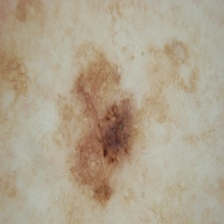
#> input picture skin_cancer/data/train/malignant/10.jpg, 224 x 224 px; its folder holds 4 pictures in this run
$ python Final.py   (older library calls are emulated)
#> lines starting #> are read from the running program, lines starting #| are printed output that depends on the picture
from glob import glob

import sklearn
from sklearn.model_selection import train_test_split, cross_val_score, KFold
from sklearn.linear_model import LogisticRegression
from sklearn.tree import DecisionTreeClassifier
from sklearn.ensemble import RandomForestClassifier
from sklearn.neighbors import KNeighborsClassifier
from sklearn.discriminant_analysis import LinearDiscriminantAnalysis
from sklearn.naive_bayes import GaussianNB
from sklearn.svm import SVC
from sklearn.preprocessing import LabelEncoder
from sklearn.preprocessing import MinMaxScaler

import numpy as np

import matplotlib.pyplot as plt

import skimage
from skimage.io import imread
from skimage.color import rgb2grey
from sklearn.feature_extraction import image
from sklearn.cluster import KMeans
from skimage.filters import rank, threshold_otsu
from skimage.morphology import disk

import os

import cv2

from mpl_toolkits.mplot3d import Axes3D

import mahotas

import warnings
warnings.filterwarnings('ignore')


#We assign malignant image data to mal_images and benign image data to ben_images.

mal_images = glob('skin_cancer/data/train/malignant/*')
ben_images = glob('skin_cancer/data/train/benign/*')

#Also, we assign just five images to display how data looks like.

mal_images_1 = glob('skin_cancer/data/train/malignant/*')[:5]
ben_images_1 = glob('skin_cancer/data/train/benign/*')[:5]

#Length of the malignant images. This is the number of malignant images.

len(mal_images)

#Length of the benign images. This is the number of benign images.

len(ben_images)

# These are the functions that we are using later.


# We apply  thresold_otsu alghorithm to images. That alghorithm separates pixels into two classes, foreground and background.
def binary(image):
    return image > threshold_otsu(image)


# This function returns the greyscale local mean of an image.
def mean_filter(image, radius_disk):
    return rank.mean_percentile(image, selem=disk(radius_disk))


# It loads the images from the local directory.
def load_images(paths):
    tmp = []
    for path in paths:
        tmp.append(imread(path))
    return tmp


# It displays the graphics or photographs as subplots or plot.
def plot_any(arr, title=''):
#> called with title = 'MalignantData'
    plt.figure(figsize=(15, 25))
    for i in range(len(arr)):
        plt.subplot(1, len(arr), i + 1)
        plt.imshow(arr[i]);
    plt.savefig(title + ".png")
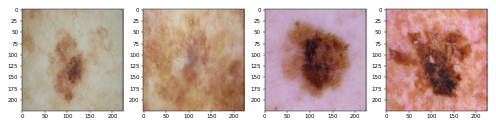
#> figure drawn by matplotlib, 4 panels
    plt.close()


# This function applies the KMeans clustering algorithm.
# [14 lines left out: functions d2Kmeans, merge_segmented_mask_ROI, not called in this run]


# This function applies the KMeans algorithm more than one time that algorithm shows us elbow.
def elbow(img, k):
#> called with k = 6
    hist = []
    for kclusters in range(1, k):
        Km = KMeans(n_jobs=-1, random_state=1, n_clusters=kclusters, init='k-means++').fit(img.reshape((-1, 1)))
        hist.append(Km.inertia_)
#> after the loop, hist = []

    plt.figure(figsize=(15, 8))
    plt.grid()
    plt.plot(range(1, k), hist, 'o-')
    plt.ylabel('Sum of squared distances')
    plt.xlabel('k clusters')
    plt.title('Elbow')
    plt.savefig("elbow.png")
    plt.close()


#We assign mal_images to mal using load_images function.
#We assign ben_images to ben using load_images function.

mal = load_images(mal_images)
ben = load_images(ben_images)

mal_1 = load_images(mal_images_1)
ben_1 = load_images(ben_images_1)

#There are five images example for each moles type.

plot_any(mal_1, "MalignantData")
plot_any(ben_1, "BenignData")


#We pick a photograph from mal images to apply the elbow algorithm.

img_selected = mal[2]

#> (the run stopped early here; a loop or call above may not have finished)
